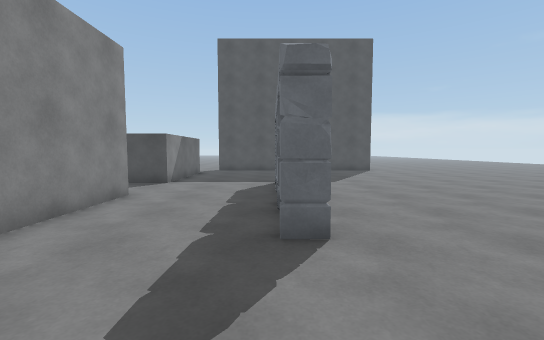
[1] (above)

12 first-person views from a walk through a 3-D level made in the Unity game engine. The camera is 1.3 m above the floor, tilts 4° down and sees 90° across. The floor is counted in squares, 1 m on a side. Each view is taken from the middle of a square. On the plan, view 1 faces up. The plan holds only what a view shows up to about 13 squares ahead; the rest is blank. The place goes on beyond the plan. The player character is not drawn. Some animated figures are left out.

[2]
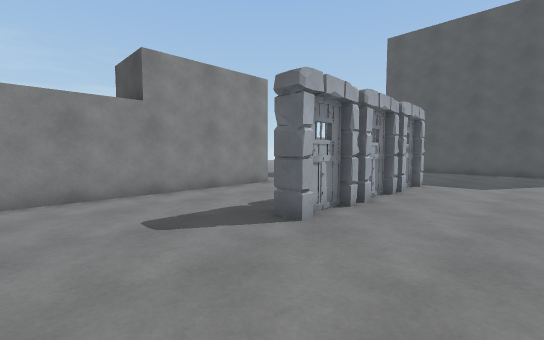

[3]
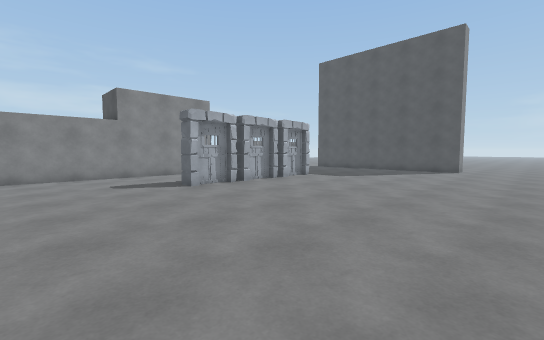

[4]
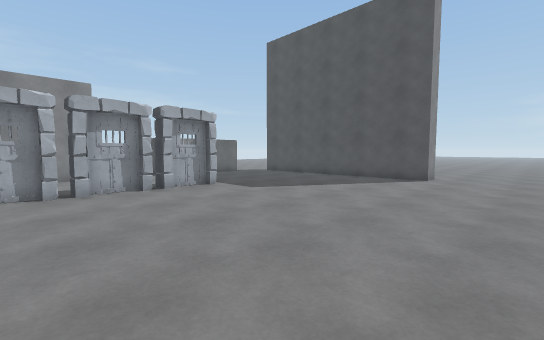

[5]
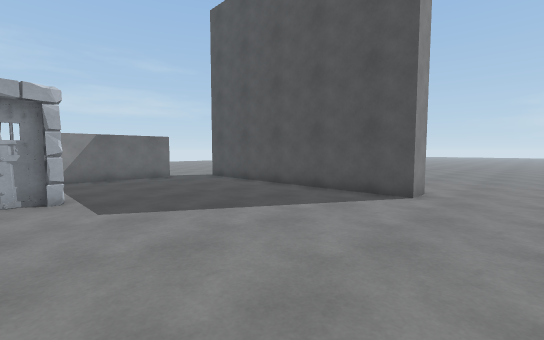

[6]
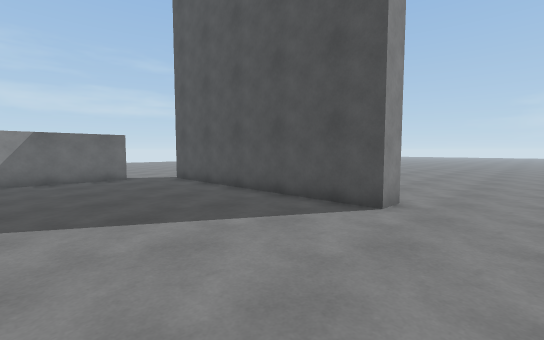

[7]
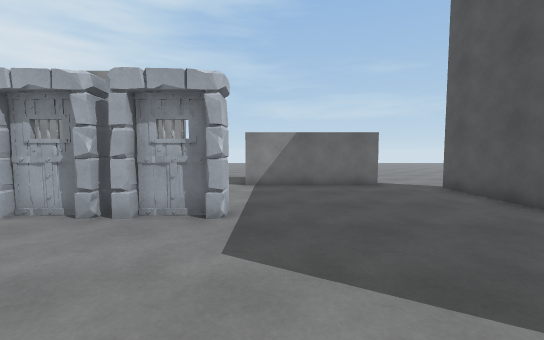

[8]
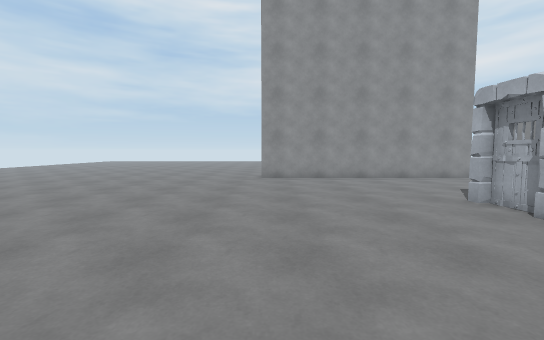

[9]
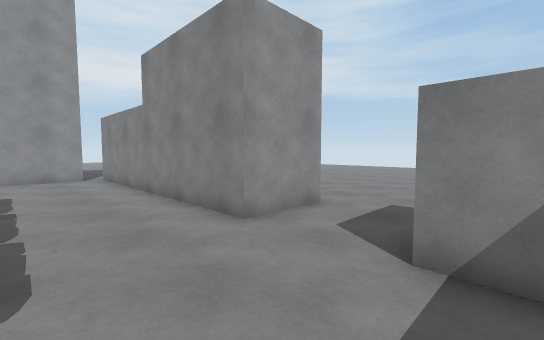

[10]
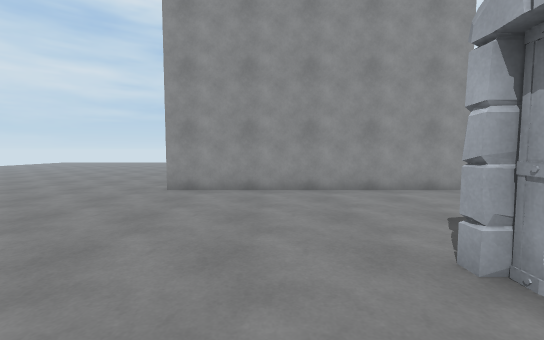

[11]
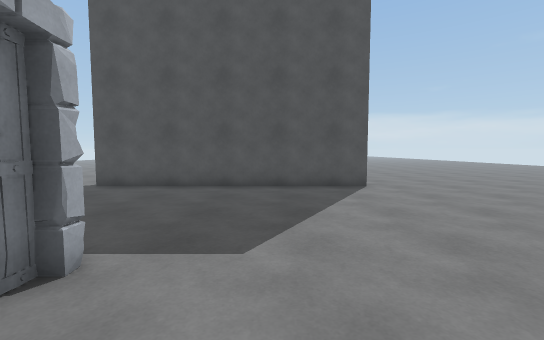

[12]
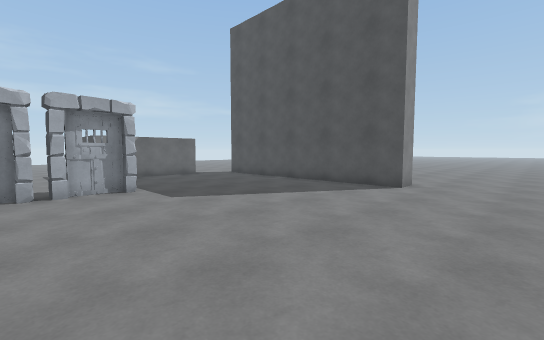

### Floor plan
Points are (right, up) in squares from view 1. A wall is a line through its corners. A room is listed if a view was taken in it or the views show most of it. See-through windows are left out.
Room 1 (views 1, 2, 4, 5, 6, 7, 8, 9, 10, 11, 12)
walls: (-4.2, 8) (-4.2, -2); (6.5, 19.1) (6.5, 18) (-3.5, 18); (-4.2, 16.1) (-4.2, 11); (-3.6, -2) (6.5, -2)
ways out: opening at (-4, 17) to room 2; opening at (-3.5, 9.5) to room 2; opening at (8.5, -1.2) to room 2; opening at (8.5, 20.8) to room 2
objects: gate (0, 4) to (1, 6); gate (0, 7) to (0, 8); gate (0, 9) to (1, 11)
Room 2 (view 3)
walls: (-6.8, 8) (-4.2, 8); (-4.2, 11) (-5.9, 11)
ways out: opening at (-4, 17) to room 1; opening at (-3.5, 9.5) to room 1; opening at (8.5, -1.2) to room 1; opening at (8.5, 20.8) to room 1

Where each view was taken, in squares from view 1:
view 1: 0 up, 0 right, facing up
view 2: 0 up, 4 right, facing up-left
view 3: 1 down, 10 right, facing up-left
view 4: 5 up, 10 right, facing up-left
view 5: 10 up, 9 right, facing up-left
view 6: 12 up, 9 right, facing up-left
view 7: 12 up, 6 right, facing left
view 8: 11 up, 6 right, facing down
view 9: 12 up, 1 left, facing down-left
view 10: 7 up, 3 right, facing down
view 11: 8 up, 3 right, facing up
view 12: 8 up, 10 right, facing up-left
